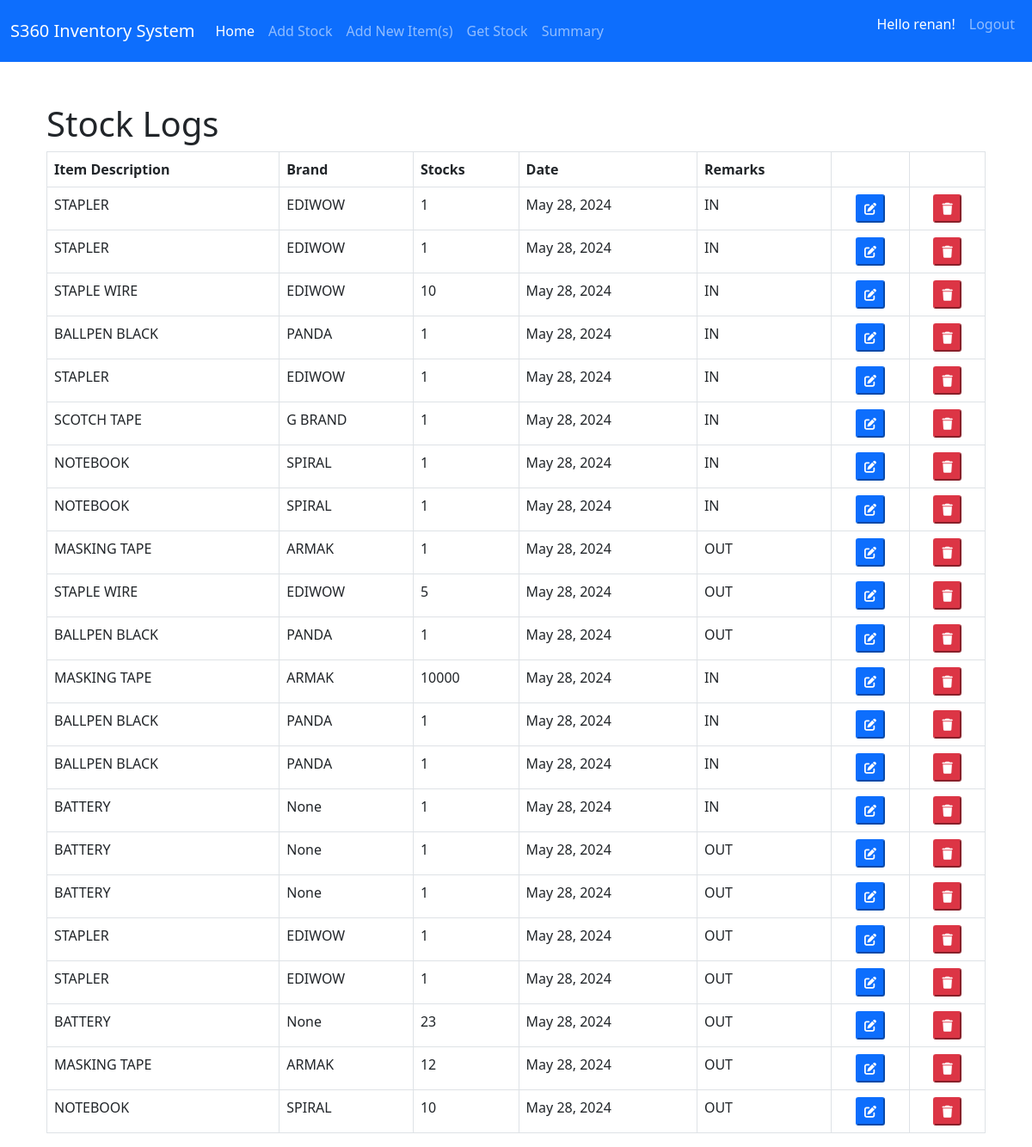
The app's page /home/ (signed in) with its own data.
### inventory/models.py (models this page shows, shortened)
class Item(models.Model):
    item = models.ForeignKey(ItemDetails, null=True, on_delete=models.CASCADE)
    quantity = models.IntegerField()
    remarks = models.CharField(max_length=50, null=True)
    date_added = models.DateField(auto_now_add=True)
    class Meta:
        verbose_name_plural = 'Item'

class ItemDetails(models.Model):
    item_name = models.CharField(max_length=200, null=True)
    brand_name = models.CharField(max_length=200, blank=True, null=True)
    soh = models.IntegerField(null=True)
    class Meta:
        verbose_name_plural = 'Item Name'
        ordering = ["item_name"]
    def __str__(self):
        return self.item_name

### inventory/views.py (the view)
# urls.py: path('home/', views.home, name='home'),
@login_required
def home(request):
    items = Item.objects.all()
    context = {'items': items}
    return render(request,'inventory/home.html', context)

### inventory/templates/inventory/home.html (shortened to what this page needs)
{% extends 'base.html'  %}
{% block content %}
<div class="container mt-5">
<h1>Stock Logs</h1>
<table class="table table-bordered table-hover">
    <thead>
      <tr>
        <th scope="col">Item Description</th>
        <th scope="col">Brand</th>
        <th scope="col">Stocks</th>
        <th scope="col">Date</th>
        <th scope="col">Remarks</th>
        <th scope="col"></th>
        <th scope="col"></th>
      </tr>
    </thead>
    <tbody>
      {% for item in items %}
      <tr>
        <td>{{ item.item }}</td>
        <td>{{ item.item.brand_name }}</td>
        <td>{{ item.quantity }}</td>
        <td>{{ item.date_added }}</td>
        <td>{{ item.remarks }}</td>
        <td>
          <center>
          <button class="update-btn btn-primary btn-sm"><i class="fa-solid fa-pen-to-square"></i></button>
          </center>
        </td>
       <td>
          <center>
            <form action="{% url 'delete_item' item.id %}" method="POST">
              <button type="submit" class="delete-btn btn-danger btn-sm"><i class="fa-solid fa-trash"></i></button>
            </form>
          </center>
        </td>
      </tr>
      {% endfor %}
    </tbody>
  </table>
</div>
{% endblock content %}

### templates/navbar.html (shortened to what this page needs)
<nav class="navbar navbar-expand-lg navbar-dark bg-primary">
    <div class="container-fluid">
      <a class="navbar-brand" href="{% url 'home' %}">S360 Inventory System</a>
      <div class="collapse navbar-collapse" id="navbarSupportedContent">
        <ul class="navbar-nav me-auto mb-2 mb-lg-0">
          <li class="nav-item">
            <a class="nav-link active" aria-current="page" href="{% url 'home' %}">Home</a>
          </li>
          <li class="nav-item">
            <a class="nav-link" href="{% url 'add_item' %}" >Add Stock</a>
          </li>
          <li class="nav-item">
            <a class="nav-link" href="{% url 'new_item' %}" >Add New Item(s)</a>
          </li>
          <li class="nav-item">
            <a class="nav-link" href="{% url 'get_item' %}" >Get Stock</a>
          </li>
          <li class="nav-item">
            <a class="nav-link" href="{% url 'summary_item' %}" >Summary</a>
          </li>
        </ul>
        <ul class="navbar-nav ml-auto">
        {% if user.is_authenticated %}
          <li class="nav-item">
            <a class="nav-link active" href="" ><p>Hello {{ user.username }}!</p></a>
          </li>
          <li class="nav-item">
            <a class="nav-link" href="{% url 'user-logout' %}" >Logout</a>
          </li>
        {% endif %}
      </div>
    </div>
  </nav>

### records on screen
Item: item "STAPLER", item.brand_name "EDIWOW", quantity "1", date_added "May 28, 2024", remarks "IN"
Item: item "STAPLER", item.brand_name "EDIWOW", quantity "1", date_added "May 28, 2024", remarks "IN"
Item: item "STAPLE WIRE", item.brand_name "EDIWOW", quantity "10", date_added "May 28, 2024", remarks "IN"
Item: item "BALLPEN BLACK", item.brand_name "PANDA", quantity "1", date_added "May 28, 2024", remarks "IN"
Item: item "STAPLER", item.brand_name "EDIWOW", quantity "1", date_added "May 28, 2024", remarks "IN"
Item: item "SCOTCH TAPE", item.brand_name "G BRAND", quantity "1", date_added "May 28, 2024", remarks "IN"
Item: item "NOTEBOOK", item.brand_name "SPIRAL", quantity "1", date_added "May 28, 2024", remarks "IN"
Item: item "NOTEBOOK", item.brand_name "SPIRAL", quantity "1", date_added "May 28, 2024", remarks "IN"
Item: item "MASKING TAPE", item.brand_name "ARMAK", quantity "1", date_added "May 28, 2024", remarks "OUT"
Item: item "STAPLE WIRE", item.brand_name "EDIWOW", quantity "5", date_added "May 28, 2024", remarks "OUT"
Item: item "BALLPEN BLACK", item.brand_name "PANDA", quantity "1", date_added "May 28, 2024", remarks "OUT"
Item: item "MASKING TAPE", item.brand_name "ARMAK", quantity "10000", date_added "May 28, 2024", remarks "IN"
Item: item "BALLPEN BLACK", item.brand_name "PANDA", quantity "1", date_added "May 28, 2024", remarks "IN"
Item: item "BALLPEN BLACK", item.brand_name "PANDA", quantity "1", date_added "May 28, 2024", remarks "IN"
Item: item "BATTERY", item.brand_name "None", quantity "1", date_added "May 28, 2024", remarks "IN"
Item: item "BATTERY", item.brand_name "None", quantity "1", date_added "May 28, 2024", remarks "OUT"
Item: item "BATTERY", item.brand_name "None", quantity "1", date_added "May 28, 2024", remarks "OUT"
Item: item "STAPLER", item.brand_name "EDIWOW", quantity "1", date_added "May 28, 2024", remarks "OUT"
Item: item "STAPLER", item.brand_name "EDIWOW", quantity "1", date_added "May 28, 2024", remarks "OUT"
Item: item "BATTERY", item.brand_name "None", quantity "23", date_added "May 28, 2024", remarks "OUT"
Item: item "MASKING TAPE", item.brand_name "ARMAK", quantity "12", date_added "May 28, 2024", remarks "OUT"
Item: item "NOTEBOOK", item.brand_name "SPIRAL", quantity "10", date_added "May 28, 2024", remarks "OUT"

### other values on screen
{{ user.username }} "renan"
